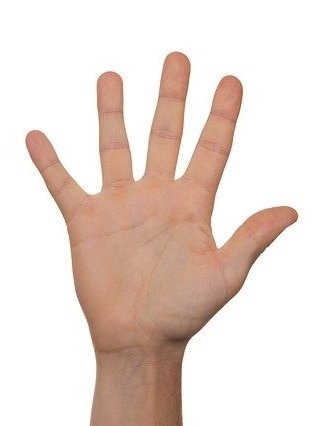
#> input picture resources/images/palm.jpg, 318 x 426 px, given in place of the camera
$ python Main_Single.py
#> lines starting #> are read from the running program, lines starting #| are printed output that depends on the picture; after the words box and inside, x2 and y2 are one past the last pixel; in counts of white or black regions, pixels touching at a corner belong together
import cv2
import numpy as np


def trackbarCallback(x):
    pass


def mouse_click(event, x, y, flags, param):
    # Left Click to get HSV color value from image
    if event == cv2.EVENT_LBUTTONDOWN:
        hsvArray = np.array(hsvFrame[y, x], np.uint8)
        print(x, ",", y, hsvArray)
        cv2.setTrackbarPos("Lower H", "Trackbars1", int(hsvArray[0] * (0.85)))
        cv2.setTrackbarPos("Lower S", "Trackbars1", int(hsvArray[1] * (0.85)))
        cv2.setTrackbarPos("Lower V", "Trackbars1", int(hsvArray[2] * (0.85)))
        cv2.setTrackbarPos("Upper H", "Trackbars1", int(hsvArray[0] * (1.15)))
        cv2.setTrackbarPos("Upper S", "Trackbars1", int(hsvArray[1] * (1.15)))
        cv2.setTrackbarPos("Upper V", "Trackbars1", int(hsvArray[2] * (1.15)))

    if event == cv2.EVENT_MBUTTONDOWN:
        hsvArray = np.array(hsvFrame[y, x], np.uint8)
        print(x, ",", y, hsvArray)
        cv2.setTrackbarPos("Lower H", "Trackbars2", int(hsvArray[0] * (0.85)))
        cv2.setTrackbarPos("Lower S", "Trackbars2", int(hsvArray[1] * (0.85)))
        cv2.setTrackbarPos("Lower V", "Trackbars2", int(hsvArray[2] * (0.85)))
        cv2.setTrackbarPos("Upper H", "Trackbars2", int(hsvArray[0] * (1.15)))
        cv2.setTrackbarPos("Upper S", "Trackbars2", int(hsvArray[1] * (1.15)))
        cv2.setTrackbarPos("Upper V", "Trackbars3", int(hsvArray[2] * (1.15)))

    if event == cv2.EVENT_RBUTTONDOWN:
        hsvArray = np.array(hsvFrame[y, x], np.uint8)
        print(x, ",", y, hsvArray)
        cv2.setTrackbarPos("Lower H", "Trackbars3", int(hsvArray[0] * (0.85)))
        cv2.setTrackbarPos("Lower S", "Trackbars3", int(hsvArray[1] * (0.85)))
        cv2.setTrackbarPos("Lower V", "Trackbars3", int(hsvArray[2] * (0.85)))
        cv2.setTrackbarPos("Upper H", "Trackbars3", int(hsvArray[0] * (1.15)))
        cv2.setTrackbarPos("Upper S", "Trackbars3", int(hsvArray[1] * (1.15)))
        cv2.setTrackbarPos("Upper V", "Trackbars3", int(hsvArray[2] * (1.15)))


if __name__ == "__main__":

    # Capturing video through webcam
    webcam = cv2.VideoCapture(0)

    # Create Pane Window
    cv2.namedWindow("Trackbars1")
    cv2.namedWindow("Trackbars2")
    cv2.namedWindow("Trackbars3")

    cv2.createTrackbar("Lower H", "Trackbars1", 0, 179, trackbarCallback)
    cv2.createTrackbar("Lower S", "Trackbars1", 0, 255, trackbarCallback)
    cv2.createTrackbar("Lower V", "Trackbars1", 0, 255, trackbarCallback)
    cv2.createTrackbar("Upper H", "Trackbars1", 179, 179, trackbarCallback)
    cv2.createTrackbar("Upper S", "Trackbars1", 255, 255, trackbarCallback)
    cv2.createTrackbar("Upper V", "Trackbars1", 255, 255, trackbarCallback)
    cv2.createTrackbar("Area", "Trackbars1", 2000, 70000, trackbarCallback)

    cv2.createTrackbar("Lower H", "Trackbars2", 0, 179, trackbarCallback)
    cv2.createTrackbar("Lower S", "Trackbars2", 0, 255, trackbarCallback)
    cv2.createTrackbar("Lower V", "Trackbars2", 0, 255, trackbarCallback)
    cv2.createTrackbar("Upper H", "Trackbars2", 179, 179, trackbarCallback)
    cv2.createTrackbar("Upper S", "Trackbars2", 255, 255, trackbarCallback)
    cv2.createTrackbar("Upper V", "Trackbars2", 255, 255, trackbarCallback)
    cv2.createTrackbar("Area", "Trackbars2", 2000, 70000, trackbarCallback)

    cv2.createTrackbar("Lower H", "Trackbars3", 0, 179, trackbarCallback)
    cv2.createTrackbar("Lower S", "Trackbars3", 0, 255, trackbarCallback)
    cv2.createTrackbar("Lower V", "Trackbars3", 0, 255, trackbarCallback)
    cv2.createTrackbar("Upper H", "Trackbars3", 179, 179, trackbarCallback)
    cv2.createTrackbar("Upper S", "Trackbars3", 255, 255, trackbarCallback)
    cv2.createTrackbar("Upper V", "Trackbars3", 255, 255, trackbarCallback)
    cv2.createTrackbar("Area", "Trackbars3", 2000, 70000, trackbarCallback)
    cv2.createTrackbar("Area", "Trackbars3", 2000, 70000, trackbarCallback)

    while True:

        # Receive stream image from camera
        _, imageFrame = webcam.read()
#> imageFrame is the input picture: shape (426, 318, 3); mean B, G, R 209, 217, 232.6

        # Change color space from RGB to HSV
        hsvFrame = cv2.cvtColor(imageFrame, cv2.COLOR_BGR2HSV)
#> hsvFrame: shape (426, 318, 3); mean H, S, V 9.1, 31.9, 232.7

        lowerHue1 = cv2.getTrackbarPos("Lower H", "Trackbars1")
        lowerSaturation1 = cv2.getTrackbarPos("Lower S", "Trackbars1")
        lowerValue1 = cv2.getTrackbarPos("Lower V", "Trackbars1")
        upperHue1 = cv2.getTrackbarPos("Upper H", "Trackbars1")
        upperSaturation1 = cv2.getTrackbarPos("Upper S", "Trackbars1")
        upperValue1 = cv2.getTrackbarPos("Upper V", "Trackbars1")
        detectArea1 = cv2.getTrackbarPos("Area", "Trackbars1")

        color_lower1 = np.array([lowerHue1, lowerSaturation1, lowerValue1], np.uint8)
        color_upper1 = np.array([upperHue1, upperSaturation1, upperValue1], np.uint8)
        color_mask1 = cv2.inRange(hsvFrame, color_lower1, color_upper1)
#> color_mask1: shape (426, 318); every value is 255

        lowerHue2 = cv2.getTrackbarPos("Lower H", "Trackbars2")
        lowerSaturation2 = cv2.getTrackbarPos("Lower S", "Trackbars2")
        lowerValue2 = cv2.getTrackbarPos("Lower V", "Trackbars2")
        upperHue2 = cv2.getTrackbarPos("Upper H", "Trackbars2")
        upperSaturation2 = cv2.getTrackbarPos("Upper S", "Trackbars2")
        upperValue2 = cv2.getTrackbarPos("Upper V", "Trackbars2")
        detectArea2 = cv2.getTrackbarPos("Area", "Trackbars2")

        color_lower2 = np.array([lowerHue2, lowerSaturation2, lowerValue2], np.uint8)
        color_upper2 = np.array([upperHue2, upperSaturation2, upperValue2], np.uint8)
        color_mask2 = cv2.inRange(hsvFrame, color_lower2, color_upper2)

        lowerHue3 = cv2.getTrackbarPos("Lower H", "Trackbars3")
        lowerSaturation3 = cv2.getTrackbarPos("Lower S", "Trackbars3")
        lowerValue3 = cv2.getTrackbarPos("Lower V", "Trackbars3")
        upperHue3 = cv2.getTrackbarPos("Upper H", "Trackbars3")
        upperSaturation3 = cv2.getTrackbarPos("Upper S", "Trackbars3")
        upperValue3 = cv2.getTrackbarPos("Upper V", "Trackbars3")
        detectArea3 = cv2.getTrackbarPos("Area", "Trackbars3")

        color_lower3 = np.array([lowerHue3, lowerSaturation3, lowerValue3], np.uint8)
        color_upper3 = np.array([upperHue3, upperSaturation3, upperValue3], np.uint8)
        color_mask3 = cv2.inRange(hsvFrame, color_lower3, color_upper3)

        kernal = np.ones((5, 5), "uint8")

        color_mask1 = cv2.dilate(color_mask1, kernal)
        resultColor1 = cv2.bitwise_and(hsvFrame, hsvFrame,
                                       mask=color_mask1)

        color_mask2 = cv2.dilate(color_mask2, kernal)
        resultColor2 = cv2.bitwise_and(imageFrame, imageFrame,
                                       mask=color_mask2)

        color_mask3 = cv2.dilate(color_mask3, kernal)
        resultColor3 = cv2.bitwise_and(imageFrame, imageFrame,
                                       mask=color_mask3)

        contours, hierarchy = cv2.findContours(color_mask1,
                                               cv2.RETR_TREE,
                                               cv2.CHAIN_APPROX_SIMPLE)
#> contours = [[[0, 0], [0, 425], [317, 425], [317, 0]]]
        for pic, contour in enumerate(contours):
            area = cv2.contourArea(contour)
            if (area > detectArea1):
                x, y, w, h = cv2.boundingRect(contour)
                imageFrame = cv2.rectangle(imageFrame, (x, y),
                                           (x + w, y + h),
                                           (0, 255, 0), 2)

                cv2.putText(imageFrame, "Detected", (x, y),
                            cv2.FONT_HERSHEY_SIMPLEX, 1.0,
                            (255, 255, 255))
#> this loop made 1 pass
#> (pic, contour, area, x, y, w, h) on pass 1: (0, [[0, 0], [0, 425], [317, 425], [317, 0]], 134725, 0, 0, 318, 426)
#> pass 1, `imageFrame = cv2.rectangle(imageFrame, (x, y), (x + w, y + h), (0, 255..`:
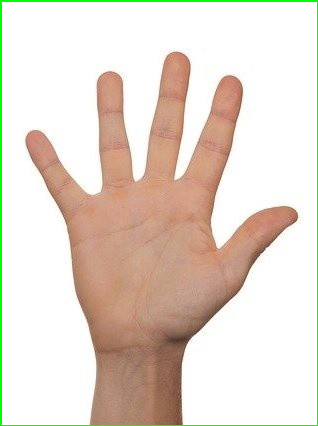
#> imageFrame: shape (426, 318, 3); 1.64% of pixels changed, all inside (x1, y1, x2, y2) = (0, 0, 318, 426)
#> after the loop: imageFrame: shape (426, 318, 3); 0.03% of pixels changed, all inside (x1, y1, x2, y2) = (4, 0, 133, 1)

        contours, hierarchy = cv2.findContours(color_mask2,
                                               cv2.RETR_TREE,
                                               cv2.CHAIN_APPROX_SIMPLE)
        for pic, contour in enumerate(contours):
            area = cv2.contourArea(contour)
            if (area > detectArea2):
                x, y, w, h = cv2.boundingRect(contour)
                imageFrame = cv2.rectangle(imageFrame, (x, y),
                                           (x + w, y + h),
                                           (0, 255, 0), 2)

                cv2.putText(imageFrame, "Detected", (x, y),
                            cv2.FONT_HERSHEY_SIMPLEX, 1.0,
                            (255, 255, 255))

        contours, hierarchy = cv2.findContours(color_mask3,
                                               cv2.RETR_TREE,
                                               cv2.CHAIN_APPROX_SIMPLE)

        for pic, contour in enumerate(contours):
            area = cv2.contourArea(contour)
            if (area > detectArea3):
                x, y, w, h = cv2.boundingRect(contour)
                imageFrame = cv2.rectangle(imageFrame, (x, y),
                                           (x + w, y + h),
                                           (0, 255, 0), 2)

                cv2.putText(imageFrame, "Detected", (x, y),
                            cv2.FONT_HERSHEY_SIMPLEX, 1.0,
                            (255, 255, 255))

        cv2.imshow("Multiple color Detection", imageFrame)
        cv2.setMouseCallback("Multiple color Detection", mouse_click)

        if cv2.waitKey(1) & 0xFF == ord('q'):
#> (key q is pressed here)
            break

    webcam.release()
    cv2.destroyAllWindows()
